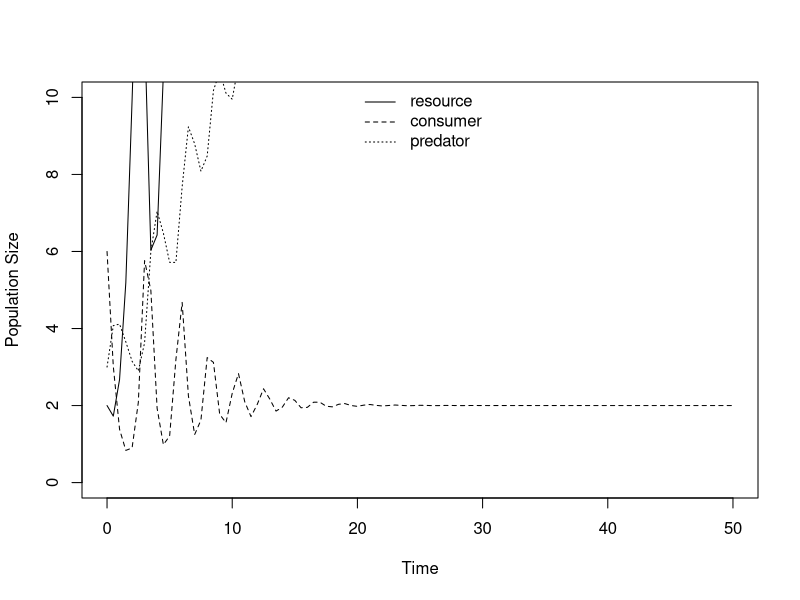
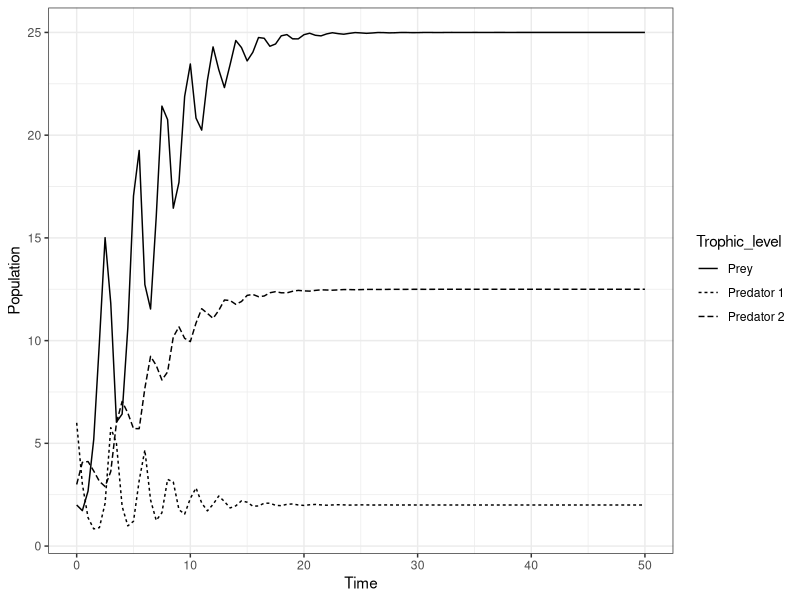

Source code (R) for these figures, in order:
library(deSolve)
predprey.log.prey <- function(t, y, params) {
  R <- y[1]
  C <- y[2]
  P <- y[3]
  with(as.list(params), {
    dR.dt <- r * R * (1 - R / k) - a * R * C
    dC.dt <- e * a * R * C - b * C * P
    dP.dt <- g * b * C * P - d * P
    return(list(c(dR.dt, dC.dt, dP.dt)))
  })
}
r <- 2
e <- 0.5
g <- 0.5
a <- 0.5
b <- 0.5
d <- 0.5
k <- 50

R0 <- 2
C0 <- 6
P0 <- 3
params.log.prey1 <- c(r = r, e = e, g = g, a = a, b = b, d = d, k = k)
MaxTime <- 50
Time <- seq(0, MaxTime, by = 0.5)
log.prey.out <- ode(c(R0, C0, P0), Time, predprey.log.prey, params.log.prey1)


####PLOT WITH MATPLOT####
#Choose correct columns, column 1 is time and the rest are species
matplot(Time, (log.prey.out[, 2:4]), type = "l", lty = 1:3, col=1, ylab = "Population Size", xlab="Time", ylim = c(0,10))
legend("top", c(expression("resource"), expression("consumer"), expression("predator")), lty = 1:3, bty = "n")


####PLOT WITH GGOPLOT####
library(ggplot2)
library(tidyr)
#Reshape to long format as it's more tidy
log.prey.out <- as.data.frame(log.prey.out)
log.prey.out$time <- as.numeric(log.prey.out$time)
log.prey.out <- gather(log.prey.out, key = "Trophic_level", value = "Population_size", -time)

ggplot(data = log.prey.out, aes(x = time, y = Population_size, linetype = Trophic_level)) +
  geom_line() +
  theme_bw() + 
  labs(x = "Time", y = "Population") +
  scale_linetype_discrete(labels=c('Prey', 'Predator 1', 'Predator 2'))
